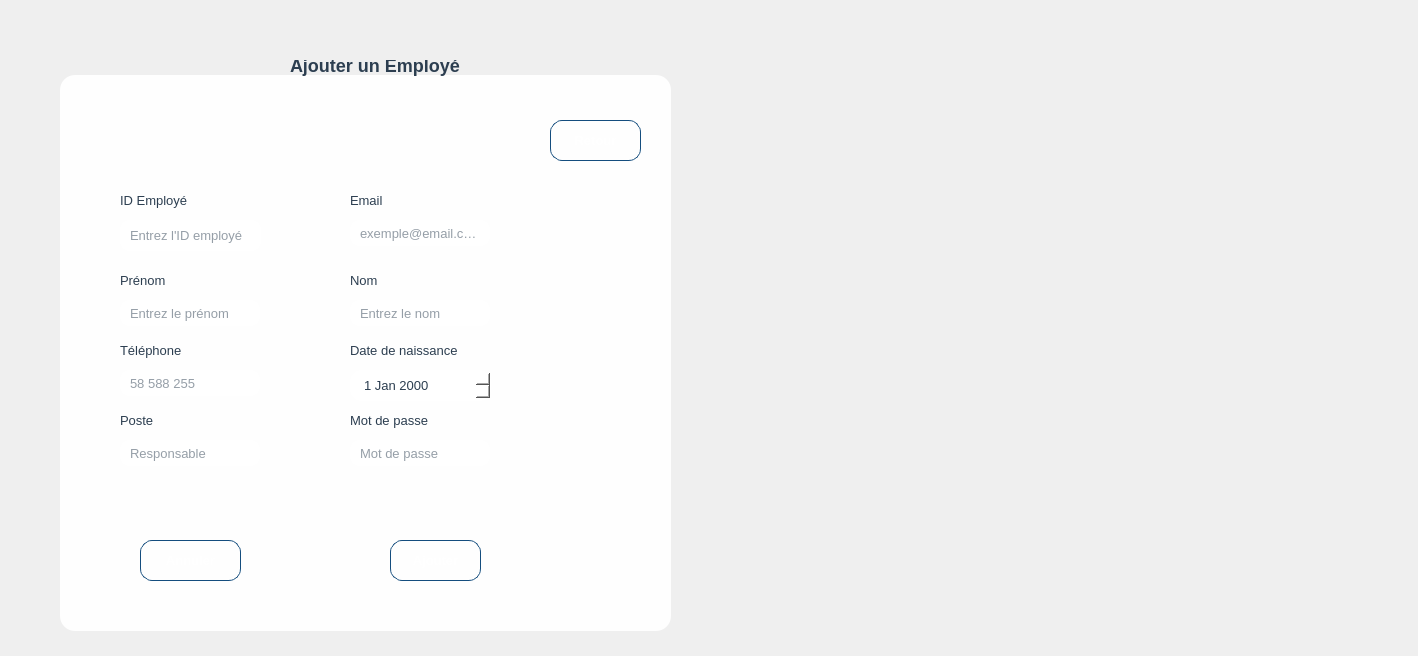
<?xml version="1.0" encoding="UTF-8"?>
<ui version="4.0">
 <class>ajouter_employe</class>
 <widget class="QWidget" name="ajouter_employe">
  <property name="geometry">
   <rect>
    <x>0</x>
    <y>0</y>
    <width>1418</width>
    <height>656</height>
   </rect>
  </property>
  <property name="windowTitle">
   <string>Ajouter un employé</string>
  </property>
  <property name="styleSheet">
   <string notr="true">QWidget {
    background: qlineargradient(x1:0, y1:0, x2:1, y2:1,
        stop:0 #f0f2f5, stop:1 #e1e8ed);
    color: #2c3e50;
    font-family: 'Segoe UI', Arial, sans-serif;
    font-size: 13px;
}</string>
  </property>
  <widget class="QLabel" name="label">
   <property name="geometry">
    <rect>
     <x>0</x>
     <y>-10</y>
     <width>111</width>
     <height>91</height>
    </rect>
   </property>
   <property name="text">
    <string/>
   </property>
   <property name="pixmap">
    <pixmap>:/Downloads/554337631_1437269814008871_8043664467412301076_n.png</pixmap>
   </property>
   <property name="scaledContents">
    <bool>true</bool>
   </property>
  </widget>
  <widget class="QGroupBox" name="ajout">
   <property name="geometry">
    <rect>
     <x>60</x>
     <y>60</y>
     <width>611</width>
     <height>571</height>
    </rect>
   </property>
   <property name="styleSheet">
    <string notr="true">QGroupBox {
    font-weight: bold;
    font-size: 16px;
    color: #2c3e50;
    border: 3px solid qlineargradient(x1:0, y1:0, x2:1, y2:0,
        stop:0 #43cea2, stop:1 #185a9d);
    border-radius: 15px;
    margin-top: 15px;
    padding-top: 15px;
    background: rgba(255, 255, 255, 0.95);
}

QGroupBox::title {
    subcontrol-origin: margin;
    left: 15px;
    padding: 0 8px 0 8px;
    background: white;
    color: #2c3e50;
    font-weight: bold;
    font-size: 16px;
}
</string>
   </property>
   <property name="title">
    <string/>
   </property>
   <widget class="QLabel" name="label_2">
    <property name="geometry">
     <rect>
      <x>60</x>
      <y>130</y>
      <width>71</width>
      <height>20</height>
     </rect>
    </property>
    <property name="text">
     <string>ID Employé</string>
    </property>
   </widget>
   <widget class="QLineEdit" name="lineEdit_id">
    <property name="geometry">
     <rect>
      <x>60</x>
      <y>160</y>
      <width>141</width>
      <height>31</height>
     </rect>
    </property>
    <property name="styleSheet">
     <string notr="true">QLineEdit {
    border: 2px solid qlineargradient(x1:0, y1:0, x2:1, y2:0,
        stop:0 #43cea2, stop:1 #185a9d);
    border-radius: 10px;
    padding: 4px 8px;
    background: white;
    color: #2c3e50;
    min-width: 120px;
    max-width: 200px;
    height: 24px;
    selection-background-color: #43cea2;
    selection-color: white;
}

/* Focus */
QLineEdit:focus {
    border: 2px solid qlineargradient(x1:0, y1:0, x2:1, y2:0,
        stop:0 #ff4b1f, stop:1 #ffc837);
    box-shadow: 0 0 4px rgba(255, 107, 53, 0.6);
}

/* Hover */
QLineEdit:hover {
    border: 2px solid #43cea2;
    box-shadow: 0 0 4px rgba(67, 206, 162, 0.6);
}

/* Placeholder text */
QLineEdit[placeholderText]:empty {
    color: #95a5a6;
}
</string>
    </property>
    <property name="placeholderText">
     <string>Entrez l'ID employé</string>
    </property>
   </widget>
   <widget class="QLabel" name="label_3">
    <property name="geometry">
     <rect>
      <x>290</x>
      <y>210</y>
      <width>63</width>
      <height>20</height>
     </rect>
    </property>
    <property name="text">
     <string>Nom</string>
    </property>
   </widget>
   <widget class="QLineEdit" name="lineEdit_nom">
    <property name="geometry">
     <rect>
      <x>290</x>
      <y>240</y>
      <width>140</width>
      <height>26</height>
     </rect>
    </property>
    <property name="styleSheet">
     <string notr="true">QLineEdit {
    border: 2px solid qlineargradient(x1:0, y1:0, x2:1, y2:0,
        stop:0 #43cea2, stop:1 #185a9d);
    border-radius: 10px;
    padding: 4px 8px;
    background: white;
    color: #2c3e50;
    min-width: 120px;
    max-width: 200px;
    height: 24px;
    selection-background-color: #43cea2;
    selection-color: white;
}

/* Focus */
QLineEdit:focus {
    border: 2px solid qlineargradient(x1:0, y1:0, x2:1, y2:0,
        stop:0 #ff4b1f, stop:1 #ffc837);
    box-shadow: 0 0 4px rgba(255, 107, 53, 0.6);
}

/* Hover */
QLineEdit:hover {
    border: 2px solid #43cea2;
    box-shadow: 0 0 4px rgba(67, 206, 162, 0.6);
}

/* Placeholder text */
QLineEdit[placeholderText]:empty {
    color: #95a5a6;
}
</string>
    </property>
    <property name="placeholderText">
     <string>Entrez le nom</string>
    </property>
   </widget>
   <widget class="QLabel" name="label_4">
    <property name="geometry">
     <rect>
      <x>60</x>
      <y>210</y>
      <width>63</width>
      <height>20</height>
     </rect>
    </property>
    <property name="text">
     <string>Prénom</string>
    </property>
   </widget>
   <widget class="QLineEdit" name="lineEdit_prenom">
    <property name="geometry">
     <rect>
      <x>60</x>
      <y>240</y>
      <width>140</width>
      <height>26</height>
     </rect>
    </property>
    <property name="styleSheet">
     <string notr="true">QLineEdit {
    border: 2px solid qlineargradient(x1:0, y1:0, x2:1, y2:0,
        stop:0 #43cea2, stop:1 #185a9d);
    border-radius: 10px;
    padding: 4px 8px;
    background: white;
    color: #2c3e50;
    min-width: 120px;
    max-width: 200px;
    height: 24px;
    selection-background-color: #43cea2;
    selection-color: white;
}

/* Focus */
QLineEdit:focus {
    border: 2px solid qlineargradient(x1:0, y1:0, x2:1, y2:0,
        stop:0 #ff4b1f, stop:1 #ffc837);
    box-shadow: 0 0 4px rgba(255, 107, 53, 0.6);
}

/* Hover */
QLineEdit:hover {
    border: 2px solid #43cea2;
    box-shadow: 0 0 4px rgba(67, 206, 162, 0.6);
}

/* Placeholder text */
QLineEdit[placeholderText]:empty {
    color: #95a5a6;
}
</string>
    </property>
    <property name="placeholderText">
     <string>Entrez le prénom</string>
    </property>
   </widget>
   <widget class="QLabel" name="label_5">
    <property name="geometry">
     <rect>
      <x>290</x>
      <y>280</y>
      <width>131</width>
      <height>20</height>
     </rect>
    </property>
    <property name="text">
     <string>Date de naissance</string>
    </property>
   </widget>
   <widget class="QLabel" name="label_6">
    <property name="geometry">
     <rect>
      <x>290</x>
      <y>130</y>
      <width>63</width>
      <height>20</height>
     </rect>
    </property>
    <property name="text">
     <string>Email</string>
    </property>
   </widget>
   <widget class="QLineEdit" name="lineEdit_email">
    <property name="geometry">
     <rect>
      <x>290</x>
      <y>160</y>
      <width>140</width>
      <height>26</height>
     </rect>
    </property>
    <property name="styleSheet">
     <string notr="true">QLineEdit {
    border: 2px solid qlineargradient(x1:0, y1:0, x2:1, y2:0,
        stop:0 #43cea2, stop:1 #185a9d);
    border-radius: 10px;
    padding: 4px 8px;
    background: white;
    color: #2c3e50;
    min-width: 120px;
    max-width: 200px;
    height: 24px;
    selection-background-color: #43cea2;
    selection-color: white;
}

/* Focus */
QLineEdit:focus {
    border: 2px solid qlineargradient(x1:0, y1:0, x2:1, y2:0,
        stop:0 #ff4b1f, stop:1 #ffc837);
    box-shadow: 0 0 4px rgba(255, 107, 53, 0.6);
}

/* Hover */
QLineEdit:hover {
    border: 2px solid #43cea2;
    box-shadow: 0 0 4px rgba(67, 206, 162, 0.6);
}

/* Placeholder text */
QLineEdit[placeholderText]:empty {
    color: #95a5a6;
}
</string>
    </property>
    <property name="placeholderText">
     <string>exemple@email.com</string>
    </property>
   </widget>
   <widget class="QLabel" name="label_7">
    <property name="geometry">
     <rect>
      <x>60</x>
      <y>280</y>
      <width>81</width>
      <height>21</height>
     </rect>
    </property>
    <property name="text">
     <string>Téléphone</string>
    </property>
   </widget>
   <widget class="QLineEdit" name="lineEdit_telephone">
    <property name="geometry">
     <rect>
      <x>60</x>
      <y>310</y>
      <width>140</width>
      <height>26</height>
     </rect>
    </property>
    <property name="styleSheet">
     <string notr="true">QLineEdit {
    border: 2px solid qlineargradient(x1:0, y1:0, x2:1, y2:0,
        stop:0 #43cea2, stop:1 #185a9d);
    border-radius: 10px;
    padding: 4px 8px;
    background: white;
    color: #2c3e50;
    min-width: 120px;
    max-width: 200px;
    height: 24px;
    selection-background-color: #43cea2;
    selection-color: white;
}

/* Focus */
QLineEdit:focus {
    border: 2px solid qlineargradient(x1:0, y1:0, x2:1, y2:0,
        stop:0 #ff4b1f, stop:1 #ffc837);
    box-shadow: 0 0 4px rgba(255, 107, 53, 0.6);
}

/* Hover */
QLineEdit:hover {
    border: 2px solid #43cea2;
    box-shadow: 0 0 4px rgba(67, 206, 162, 0.6);
}

/* Placeholder text */
QLineEdit[placeholderText]:empty {
    color: #95a5a6;
}
</string>
    </property>
    <property name="placeholderText">
     <string>58 588 255</string>
    </property>
   </widget>
   <widget class="QLabel" name="label_8">
    <property name="geometry">
     <rect>
      <x>60</x>
      <y>350</y>
      <width>63</width>
      <height>20</height>
     </rect>
    </property>
    <property name="text">
     <string>Poste</string>
    </property>
   </widget>
   <widget class="QLineEdit" name="lineEdit_poste">
    <property name="geometry">
     <rect>
      <x>60</x>
      <y>380</y>
      <width>140</width>
      <height>26</height>
     </rect>
    </property>
    <property name="styleSheet">
     <string notr="true">QLineEdit {
    border: 2px solid qlineargradient(x1:0, y1:0, x2:1, y2:0,
        stop:0 #43cea2, stop:1 #185a9d);
    border-radius: 10px;
    padding: 4px 8px;
    background: white;
    color: #2c3e50;
    min-width: 120px;
    max-width: 200px;
    height: 24px;
    selection-background-color: #43cea2;
    selection-color: white;
}

/* Focus */
QLineEdit:focus {
    border: 2px solid qlineargradient(x1:0, y1:0, x2:1, y2:0,
        stop:0 #ff4b1f, stop:1 #ffc837);
    box-shadow: 0 0 4px rgba(255, 107, 53, 0.6);
}

/* Hover */
QLineEdit:hover {
    border: 2px solid #43cea2;
    box-shadow: 0 0 4px rgba(67, 206, 162, 0.6);
}

/* Placeholder text */
QLineEdit[placeholderText]:empty {
    color: #95a5a6;
}
</string>
    </property>
    <property name="placeholderText">
     <string>Responsable</string>
    </property>
   </widget>
   <widget class="QLabel" name="label_9">
    <property name="geometry">
     <rect>
      <x>290</x>
      <y>350</y>
      <width>81</width>
      <height>21</height>
     </rect>
    </property>
    <property name="text">
     <string>Mot de passe</string>
    </property>
   </widget>
   <widget class="QLineEdit" name="lineEdit_motdepasse">
    <property name="geometry">
     <rect>
      <x>290</x>
      <y>380</y>
      <width>140</width>
      <height>26</height>
     </rect>
    </property>
    <property name="styleSheet">
     <string notr="true">QLineEdit {
    border: 2px solid qlineargradient(x1:0, y1:0, x2:1, y2:0,
        stop:0 #43cea2, stop:1 #185a9d);
    border-radius: 10px;
    padding: 4px 8px;
    background: white;
    color: #2c3e50;
    min-width: 120px;
    max-width: 200px;
    height: 24px;
    selection-background-color: #43cea2;
    selection-color: white;
}

/* Focus */
QLineEdit:focus {
    border: 2px solid qlineargradient(x1:0, y1:0, x2:1, y2:0,
        stop:0 #ff4b1f, stop:1 #ffc837);
    box-shadow: 0 0 4px rgba(255, 107, 53, 0.6);
}

/* Hover */
QLineEdit:hover {
    border: 2px solid #43cea2;
    box-shadow: 0 0 4px rgba(67, 206, 162, 0.6);
}

/* Placeholder text */
QLineEdit[placeholderText]:empty {
    color: #95a5a6;
}
</string>
    </property>
    <property name="echoMode">
     <enum>QLineEdit::EchoMode::Password</enum>
    </property>
    <property name="placeholderText">
     <string>Mot de passe</string>
    </property>
   </widget>
   <widget class="QLabel" name="label_10">
    <property name="geometry">
     <rect>
      <x>230</x>
      <y>-10</y>
      <width>201</width>
      <height>31</height>
     </rect>
    </property>
    <property name="styleSheet">
     <string notr="true">QLabel {
    color: #2c3e50;
    font-size: 18px;
    font-weight: bold;
    background: transparent;
    border: none;
    padding: 0px;
}</string>
    </property>
    <property name="text">
     <string>Ajouter un Employé</string>
    </property>
   </widget>
   <widget class="QPushButton" name="BretourAjouterEmploye">
    <property name="geometry">
     <rect>
      <x>490</x>
      <y>60</y>
      <width>91</width>
      <height>41</height>
     </rect>
    </property>
    <property name="styleSheet">
     <string notr="true">QPushButton {
    background: qlineargradient(x1:0, y1:0, x2:1, y2:0,
        stop:0 #43cea2,
        stop:1 #185a9d
    );
    color: white;
    border-radius: 12px;
    padding: 10px 22px;
    font-weight: bold;
    border: 1px solid #144d7e;
}

/* Hover : dégradé de rouges uniquement */
QPushButton:hover {
    background: qlineargradient(x1:0, y1:0, x2:1, y2:0,
        stop:0 #ff0000,   /* rouge vif */
        stop:0.5 #cc0000, /* rouge moyen */
        stop:1 #990000    /* rouge foncé */
    );
    border: 1px solid #800000; /* bordure assortie au dégradé */
    color: white;               /* texte reste blanc */
}</string>
    </property>
    <property name="text">
     <string>Retour</string>
    </property>
   </widget>
   <widget class="QPushButton" name="pushButton_ajouter">
    <property name="geometry">
     <rect>
      <x>330</x>
      <y>480</y>
      <width>91</width>
      <height>41</height>
     </rect>
    </property>
    <property name="styleSheet">
     <string notr="true">QPushButton {
    background: qlineargradient(x1:0, y1:0, x2:1, y2:0,
        stop:0 #43cea2,
        stop:1 #185a9d
    );
    color: white;
    border-radius: 12px;
    padding: 10px 22px;
    font-weight: bold;
    border: 1px solid #144d7e;
}

QPushButton:hover {
    background: qlineargradient(x1:0, y1:0, x2:1, y2:0,
        stop:0 #ff4e50,   /* rouge vif */
        stop:0.5 #fc913a, /* orange vif */
        stop:1 #f9d423   /* jaune lumineux */
    );
    border: 1px solid #e04b3f; /* bordure assortie au feu */
}
</string>
    </property>
    <property name="text">
     <string>Ajouter</string>
    </property>
   </widget>
   <widget class="QPushButton" name="pushButton_annuler">
    <property name="geometry">
     <rect>
      <x>80</x>
      <y>480</y>
      <width>101</width>
      <height>41</height>
     </rect>
    </property>
    <property name="styleSheet">
     <string notr="true">QPushButton {
    background: qlineargradient(x1:0, y1:0, x2:1, y2:0,
        stop:0 #43cea2,
        stop:1 #185a9d
    );
    color: white;
    border-radius: 12px;
    padding: 10px 22px;
    font-weight: bold;
    border: 1px solid #144d7e;
}

QPushButton:hover {
    background: qlineargradient(x1:0, y1:0, x2:1, y2:0,
        stop:0 #ff4e50,   /* rouge vif */
        stop:0.5 #fc913a, /* orange vif */
        stop:1 #f9d423   /* jaune lumineux */
    );
    border: 1px solid #e04b3f; /* bordure assortie au feu */
}
</string>
    </property>
    <property name="text">
     <string>Annuler</string>
    </property>
   </widget>
   <widget class="QDateEdit" name="dateEdit_naissance">
    <property name="geometry">
     <rect>
      <x>290</x>
      <y>310</y>
      <width>141</width>
      <height>31</height>
     </rect>
    </property>
    <property name="styleSheet">
     <string notr="true">QDateEdit {
    border: 2px solid qlineargradient(x1:0, y1:0, x2:1, y2:0,
        stop:0 #43cea2, stop:1 #185a9d);
    border-radius: 12px;
    padding: 6px 12px;
    background: white;
    color: #2c3e50;
}

QDateEdit:focus {
    border: 2px solid qlineargradient(x1:0, y1:0, x2:1, y2:0,
        stop:0 #ff4b1f, stop:1 #ffc837); /* effet feu au focus */
}</string>
    </property>
   </widget>
  </widget>
 </widget>
 <resources/>
 <connections/>
</ui>
